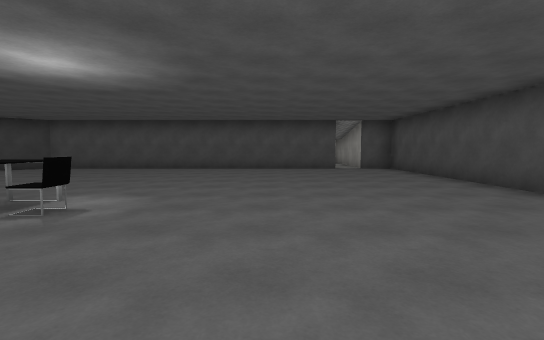
View 1 (above)

14 first-person views from a walk through a scene from a Unity 3-D project. The camera is 1.4 m above the floor, tilts 4° down and sees 85° across. The floor is counted in squares, 2 m on a side. Each view is taken from the middle of a square. On the plan, view 1 faces up. The plan holds only what a view shows up to about 10 squares ahead; the rest is blank. The place goes on beyond the plan. The player character is not drawn. Surface patterns are stand-ins for the level's own textures.

View 2
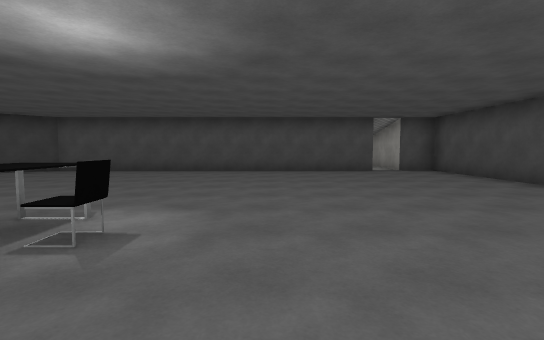

View 3
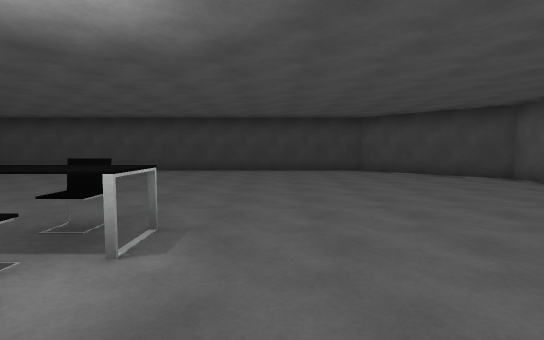

View 4
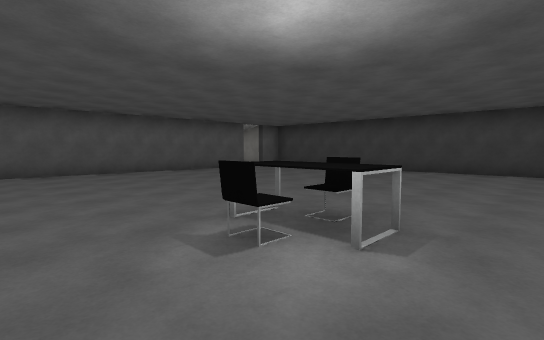

View 5
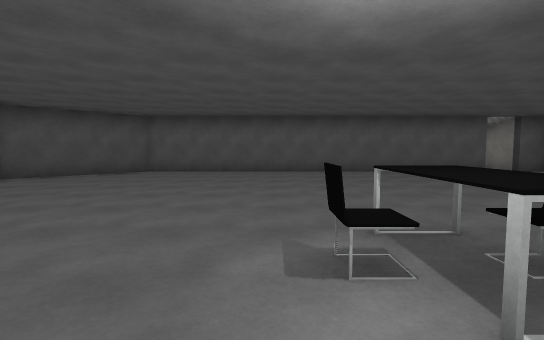

View 6
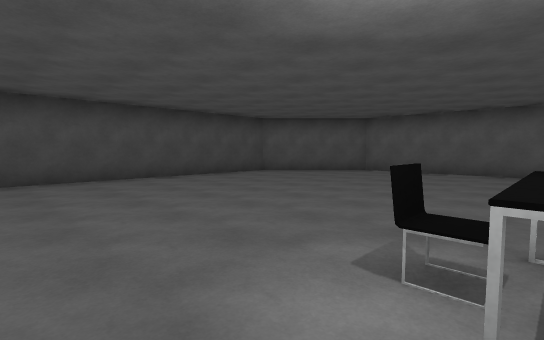

View 7
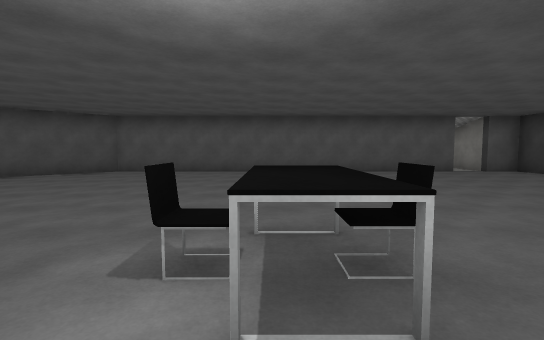

View 8
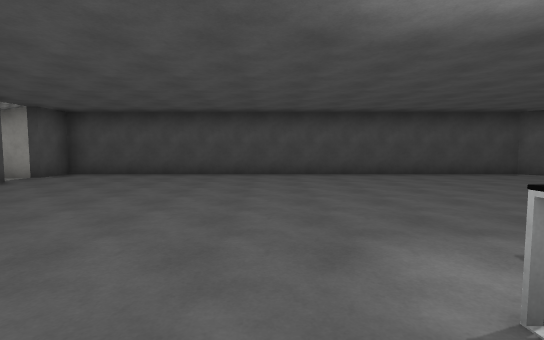

View 9
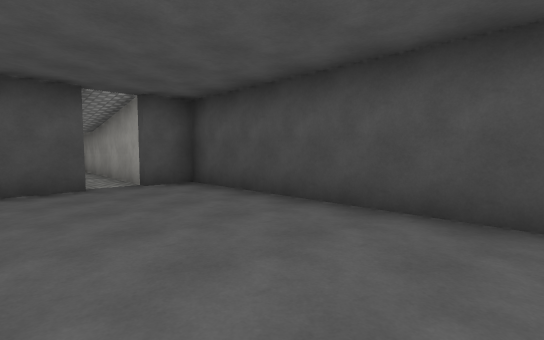

View 10
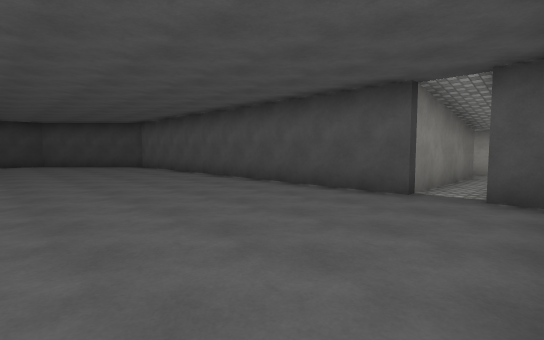

View 11
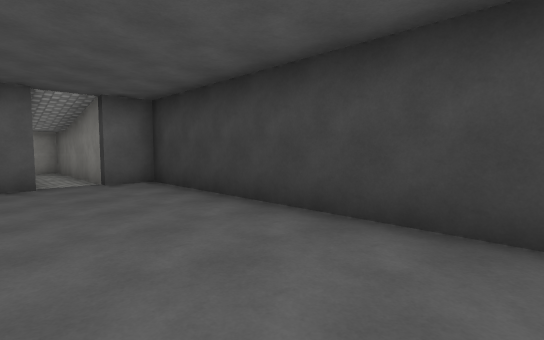

View 12
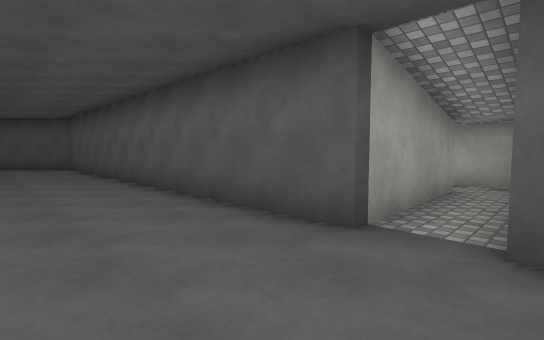

View 13
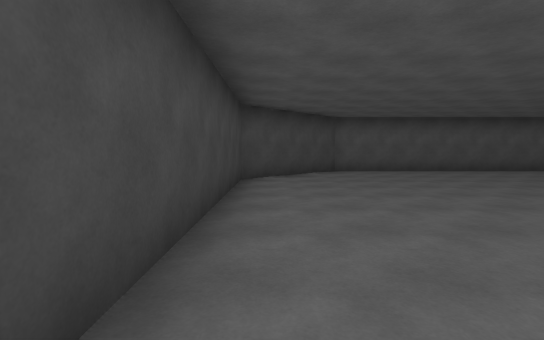

View 14
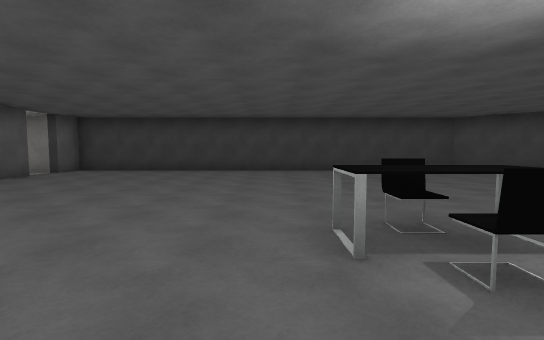

### Floor plan
Ten units are one square. View 1 is at (0, 0); x grows to the right and y downward. Boxes are objects, and circles mark ways between rooms. Rooms are numbered by the first view taken in them; rooms with no view inside come last. Other rooms are left out.
<svg viewBox="-112 -153 160 244">
<path fill="none" stroke="#000" d="M-87 43 18 43 43 19 43 -107 33 -107 34 -144M23 -148 23 -107 -79 -107 -107 -79 -107 43 -98 43M-86 78 -87 43M-98 43 -97 86 -84 86"/>
<rect x="-45" y="-35" width="10" height="10" fill="#bbb"><title>chair</title></rect>
<rect x="-35" y="-35" width="10" height="10" fill="#bbb"><title>chair</title></rect>
<rect x="-35" y="-45" width="10" height="10" fill="#bbb"><title>desk</title></rect>
<circle cx="-90" cy="50" r="3" fill="#2a7"/>
<text x="-30" y="-30">1</text>
<text x="-90" y="60">2</text>
</svg>
Room 1 opens to room 2.

Where each view was taken, in squares from view 1:
view 1: 0 up, 0 right, facing up
view 2: 1 up, 1 left, facing up
view 3: 5 up, 1 left, facing left
view 4: 5 up, 1 left, facing down-left
view 5: 5 up, 2 left, facing down
view 6: 5 up, 3 left, facing down-right
view 7: 5 up, 3 left, facing down
view 8: 5 up, 4 left, facing right
view 9: 5 up, 1 right, facing up-right
view 10: 6 up, 4 right, facing up-left
view 11: 2 up, 8 left, facing down-left
view 12: 2 down, 10 left, facing down-right
view 13: 1 up, 10 left, facing up
view 14: 2 up, 1 left, facing left
